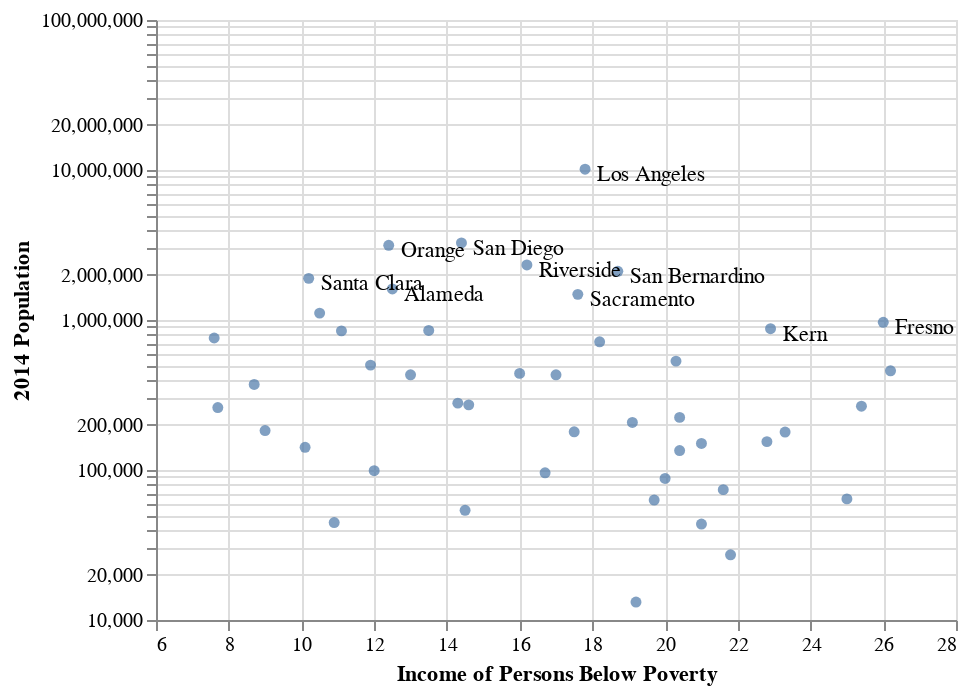

The notebook cell saved with this chart:
### Markdown cell above
*There is a clear positive linear relationship between income per capita and median household income. The larger the income per capita for a county, the larger the median household income for the individuals in the county. But we might also think about how that disproportionately affects people of different races? The top 3 highest counties in California are Los Angeles, San Bernadino, Riverside which are all in the middle range having income per capita between 20000 dollars to 30000 dollars and a median household income of 53000 dollars to 58000 dollars. - Maybe purchasing pattern?*

### Code cell
# plot to see the relationship between the variables 
# plot Income of Persons Below Poverty and 2014 Population
fig_2 = alt.Chart(CA_counties_income).mark_circle().encode(
    x=alt.X('Income of Persons Below Poverty:Q', scale=alt.Scale(zero=False)),
    y=alt.Y('2014 Population:Q', scale=alt.Scale(zero=False, type='log'))
)

# plot text labels
labels_2 = alt.Chart(point_labels).mark_text(align = 'left', dx = 6, dy = 3).encode(
    x = 'Income of Persons Below Poverty:Q',
    y = '2014 Population:Q',
    text = 'County'
)

# layer over scatter
fig_2 + labels_2


# maybe look at population density and put a plot next to this

### Figure 1 — Vega-Lite specification as saved in the notebook (floating-point values rounded to 4 significant figures)
{"config": {"view": {"continuousWidth": 400, "continuousHeight": 300}}, "layer": [{"data": {"name": "data-6dcb0e30142fdb2bf577588ac570fe4c"}, "mark": "circle", "encoding": {"x": {"type": "quantitative", "field": "Income of Persons Below Poverty", "scale": {"zero": false}}, "y": {"type": "quantitative", "field": "2014 Population", "scale": {"type": "log", "zero": false}}}}, {"data": {"name": "data-578312a72b9d4a1540ddcf0d9bdb62aa"}, "mark": {"type": "text", "align": "left", "dx": 6, "dy": 3}, "encoding": {"text": {"type": "nominal", "field": "County"}, "x": {"type": "quantitative", "field": "Income of Persons Below Poverty"}, "y": {"type": "quantitative", "field": "2014 Population"}}}], "$schema": "https://vega.github.io/schema/vega-lite/v4.8.1.json", "datasets": {"data-6dcb0e30142fdb2bf577588ac570fe4c": [{"County": "Alameda", "Count": 36, "Median Household Income": 72110.0, "Income Per Capita": 35760.0, "Income of Persons Below Poverty": 12.5, "2014 Population": 1611000.0}, {"County": "Barona Indian Reservation", "Count": 1, "Median Household Income": null, "Income Per Capita": null, "Income of Persons Below Poverty": null, "2014 Population": null}, {"County": "Butte", "Count": 10, "Median Household Income": 43750.0, "Income Per Capita": 23790.0, "Income of Persons Below Poverty": 20.4, "2014 Population": 224200.0}, {"County": "Calaveras", "Count": 1, "Median Household Income": 55300.0, "Income Per Capita": 29330.0, "Income of Persons Below Poverty": 10.9, "2014 Population": 44620.0}, {"County": "Charleston View", "Count": 1, "Median Household Income": null, "Income Per Capita": null, "Income of Persons Below Poverty": null, "2014 Population": null}, {"County": "City Terrace", "Count": 1, "Median Household Income": null, "Income Per Capita": null, "Income of Persons Below Poverty": null, "2014 Population": null}, {"County": "Contra Costa", "Count": 18, "Median Household Income": 78760.0, "Income Per Capita": 38220.0, "Income of Persons Below Poverty": 10.5, "2014 Population": 1111000.0}, {"County": "Del Norte", "Count": 1, "Median Household Income": 37910.0, "Income Per Capita": 19070.0, "Income of Persons Below Poverty": 21.8, "2014 Population": 27210.0}, {"County": "El Dorado", "Count": 2, "Median Household Income": 69300.0, "Income Per Capita": 34880.0, "Income of Persons Below Poverty": 9.0, "2014 Population": 183100.0}, {"County": "El Sereno", "Count": 1, "Median Household Income": null, "Income Per Capita": null, "Income of Persons Below Poverty": null, "2014 Population": null}, {"County": "Fresno", "Count": 27, "Median Household Income": 45560.0, "Income Per Capita": 20210.0, "Income of Persons Below Poverty": 26.0, "2014 Population": 966000.0}, {"County": "Glen Valley", "Count": 1, "Median Household Income": null, "Income Per Capita": null, "Income of Persons Below Poverty": null, "2014 Population": null}, {"County": "Happy Valley", "Count": 1, "Median Household Income": null, "Income Per Capita": null, "Income of Persons Below Poverty": null, "2014 Population": null}, {"County": "Hope Ranch", "Count": 1, "Median Household Income": null, "Income Per Capita": null, "Income of Persons Below Poverty": null, "2014 Population": null}, {"County": "Humboldt", "Count": 5, "Median Household Income": 41430.0, "Income Per Capita": 23540.0, "Income of Persons Below Poverty": 20.4, "2014 Population": 134800.0}, {"County": "Imperial", "Count": 4, "Median Household Income": 41810.0, "Income Per Capita": 16760.0, "Income of Persons Below Poverty": 23.3, "2014 Population": 179100.0}, {"County": "Kern", "Count": 42, "Median Household Income": 48550.0, "Income Per Capita": 20300.0, "Income of Persons Below Poverty": 22.9, "2014 Population": 874600.0}, {"County": "Kings", "Count": 7, "Median Household Income": 48130.0, "Income Per Capita": 18430.0, "Income of Persons Below Poverty": 21.0, "2014 Population": 150300.0}, {"County": "Lake", "Count": 4, "Median Household Income": 36550.0, "Income Per Capita": 21540.0, "Income of Persons Below Poverty": 25.0, "2014 Population": 64180.0}, {"County": "Los Angeles", "Count": 252, "Median Household Income": 55910.0, "Income Per Capita": 27750.0, "Income of Persons Below Poverty": 17.8, "2014 Population": 10120000.0}, {"County": "Madera", "Count": 5, "Median Household Income": 45620.0, "Income Per Capita": 17850.0, "Income of Persons Below Poverty": 22.8, "2014 Population": 154500.0}, {"County": "Marin", "Count": 2, "Median Household Income": 90840.0, "Income Per Capita": 56790.0, "Income of Persons Below Poverty": 7.7, "2014 Population": 260800.0}, {"County": "Mendocino", "Count": 1, "Median Household Income": 43470.0, "Income Per Capita": 23310.0, "Income of Persons Below Poverty": 20.0, "2014 Population": 87870.0}, {"County": "Merced", "Count": 9, "Median Household Income": 42590.0, "Income Per Capita": 18180.0, "Income of Persons Below Poverty": 25.4, "2014 Population": 266400.0}, {"County": "Monterey", "Count": 8, "Median Household Income": 59170.0, "Income Per Capita": 24780.0, "Income of Persons Below Poverty": 17.0, "2014 Population": 431300.0}, {"County": "Napa", "Count": 7, "Median Household Income": 70440.0, "Income Per Capita": 34800.0, "Income of Persons Below Poverty": 10.1, "2014 Population": 141700.0}, {"County": "Nevada", "Count": 3, "Median Household Income": 57350.0, "Income Per Capita": 32350.0, "Income of Persons Below Poverty": 12.0, "2014 Population": 98890.0}, {"County": "Orange", "Count": 51, "Median Household Income": 75420.0, "Income Per Capita": 34060.0, "Income of Persons Below Poverty": 12.4, "2014 Population": 3146000.0}, {"County": "Placer", "Count": 7, "Median Household Income": 72720.0, "Income Per Capita": 34890.0, "Income of Persons Below Poverty": 8.7, "2014 Population": 371700.0}, {"County": "Point Loma", "Count": 2, "Median Household Income": null, "Income Per Capita": null, "Income of Persons Below Poverty": null, "2014 Population": null}, {"County": "Riverside", "Count": 66, "Median Household Income": 56530.0, "Income Per Capita": 23590.0, "Income of Persons Below Poverty": 16.2, "2014 Population": 2329000.0}, {"County": "Sacramento", "Count": 36, "Median Household Income": 55060.0, "Income Per Capita": 26740.0, "Income of Persons Below Poverty": 17.6, "2014 Population": 1482000.0}, {"County": "San Bernardino", "Count": 79, "Median Household Income": 54090.0, "Income Per Capita": 21330.0, "Income of Persons Below Poverty": 18.7, "2014 Population": 2113000.0}, {"County": "San Diego", "Count": 45, "Median Household Income": 62960.0, "Income Per Capita": 30670.0, "Income of Persons Below Poverty": 14.4, "2014 Population": 3263000.0}, {"County": "San Francisco", "Count": 16, "Median Household Income": 75600.0, "Income Per Capita": 48490.0, "Income of Persons Below Poverty": 13.5, "2014 Population": 852500.0}, {"County": "San Joaquin", "Count": 19, "Median Household Income": 53380.0, "Income Per Capita": 22590.0, "Income of Persons Below Poverty": 18.2, "2014 Population": 715600.0}, {"County": "San Luis Obispo", "Count": 5, "Median Household Income": 58700.0, "Income Per Capita": 29950.0, "Income of Persons Below Poverty": 14.3, "2014 Population": 279100.0}, {"County": "San Mateo", "Count": 5, "Median Household Income": 88200.0, "Income Per Capita": 45730.0, "Income of Persons Below Poverty": 7.6, "2014 Population": 758600.0}, {"County": "Santa Barbara", "Count": 10, "Median Household Income": 62780.0, "Income Per Capita": 30350.0, "Income of Persons Below Poverty": 16.0, "2014 Population": 440700.0}, {"County": "Santa Clara", "Count": 32, "Median Household Income": 91700.0, "Income Per Capita": 41510.0, "Income of Persons Below Poverty": 10.2, "2014 Population": 1895000.0}, {"County": "Santa Cruz", "Count": 4, "Median Household Income": 66520.0, "Income Per Capita": 32300.0, "Income of Persons Below Poverty": 14.6, "2014 Population": 271800.0}, {"County": "Shasta", "Count": 18, "Median Household Income": 44650.0, "Income Per Capita": 23670.0, "Income of Persons Below Poverty": 17.5, "2014 Population": 179800.0}, {"County": "Siskiyou", "Count": 4, "Median Household Income": 37710.0, "Income Per Capita": 22290.0, "Income of Persons Below Poverty": 21.0, "2014 Population": 43630.0}, {"County": "Solano", "Count": 10, "Median Household Income": 67180.0, "Income Per Capita": 28930.0, "Income of Persons Below Poverty": 13.0, "2014 Population": 431100.0}, {"County": "Sonoma", "Count": 3, "Median Household Income": 63360.0, "Income Per Capita": 32840.0, "Income of Persons Below Poverty": 11.9, "2014 Population": 500300.0}, {"County": "Stanislaus", "Count": 17, "Median Household Income": 49300.0, "Income Per Capita": 21660.0, "Income of Persons Below Poverty": 20.3, "2014 Population": 532000.0}, {"County": "Sutter", "Count": 2, "Median Household Income": 50410.0, "Income Per Capita": 23600.0, "Income of Persons Below Poverty": 16.7, "2014 Population": 95850.0}, {"County": "Tehama", "Count": 7, "Median Household Income": 41920.0, "Income Per Capita": 20440.0, "Income of Persons Below Poverty": 19.7, "2014 Population": 63070.0}, {"County": "Trinity", "Count": 1, "Median Household Income": 36890.0, "Income Per Capita": 22900.0, "Income of Persons Below Poverty": 19.2, "2014 Population": 13170.0}, {"County": "Tulare", "Count": 15, "Median Household Income": 42710.0, "Income Per Capita": 17890.0, "Income of Persons Below Poverty": 26.2, "2014 Population": 458200.0}, {"County": "Tuolumne", "Count": 1, "Median Household Income": 48430.0, "Income Per Capita": 25940.0, "Income of Persons Below Poverty": 14.5, "2014 Population": 53830.0}, {"County": "University City", "Count": 1, "Median Household Income": null, "Income Per Capita": null, "Income of Persons Below Poverty": null, "2014 Population": null}, {"County": "Valley View", "Count": 1, "Median Household Income": null, "Income Per Capita": null, "Income of Persons Below Poverty": null, "2014 Population": null}, {"County": "Ventura", "Count": 8, "Median Household Income": 76540.0, "Income Per Capita": 32930.0, "Income of Persons Below Poverty": 11.1, "2014 Population": 846200.0}, {"County": "Yolo", "Count": 3, "Median Household Income": 55920.0, "Income Per Capita": 27730.0, "Income of Persons Below Poverty": 19.1, "2014 Population": 207600.0}, {"County": "Yuba", "Count": 5, "Median Household Income": 44900.0, "Income Per Capita": 19240.0, "Income of Persons Below Poverty": 21.6, "2014 Population": 73970.0}], "data-578312a72b9d4a1540ddcf0d9bdb62aa": [{"County": "Los Angeles", "Count": 252, "Median Household Income": 55910.0, "Income Per Capita": 27750.0, "Income of Persons Below Poverty": 17.8, "2014 Population": 10120000.0}, {"County": "San Bernardino", "Count": 79, "Median Household Income": 54090.0, "Income Per Capita": 21330.0, "Income of Persons Below Poverty": 18.7, "2014 Population": 2113000.0}, {"County": "Riverside", "Count": 66, "Median Household Income": 56530.0, "Income Per Capita": 23590.0, "Income of Persons Below Poverty": 16.2, "2014 Population": 2329000.0}, {"County": "Orange", "Count": 51, "Median Household Income": 75420.0, "Income Per Capita": 34060.0, "Income of Persons Below Poverty": 12.4, "2014 Population": 3146000.0}, {"County": "San Diego", "Count": 45, "Median Household Income": 62960.0, "Income Per Capita": 30670.0, "Income of Persons Below Poverty": 14.4, "2014 Population": 3263000.0}, {"County": "Kern", "Count": 42, "Median Household Income": 48550.0, "Income Per Capita": 20300.0, "Income of Persons Below Poverty": 22.9, "2014 Population": 874600.0}, {"County": "Alameda", "Count": 36, "Median Household Income": 72110.0, "Income Per Capita": 35760.0, "Income of Persons Below Poverty": 12.5, "2014 Population": 1611000.0}, {"County": "Sacramento", "Count": 36, "Median Household Income": 55060.0, "Income Per Capita": 26740.0, "Income of Persons Below Poverty": 17.6, "2014 Population": 1482000.0}, {"County": "Santa Clara", "Count": 32, "Median Household Income": 91700.0, "Income Per Capita": 41510.0, "Income of Persons Below Poverty": 10.2, "2014 Population": 1895000.0}, {"County": "Fresno", "Count": 27, "Median Household Income": 45560.0, "Income Per Capita": 20210.0, "Income of Persons Below Poverty": 26.0, "2014 Population": 966000.0}]}}
